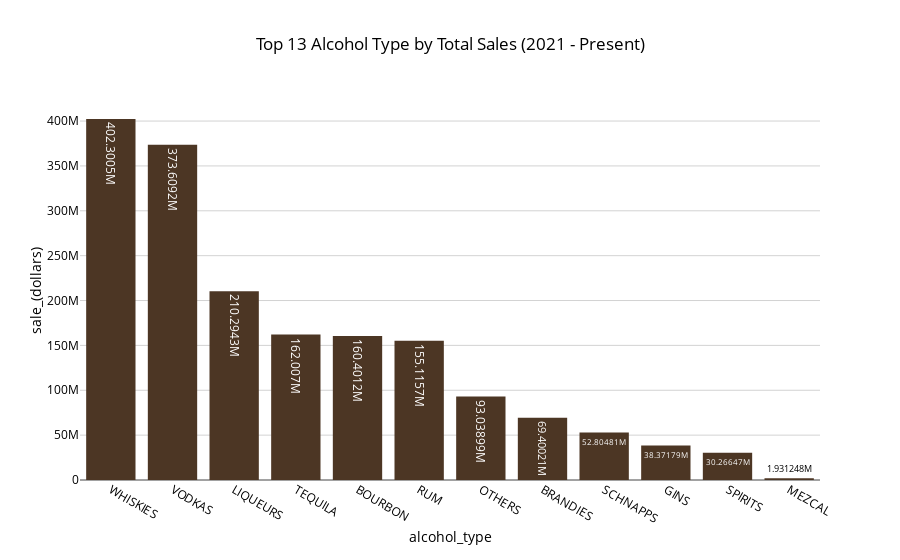

Notebook code for this chart:
### Code cell
# Filter data for 2021 onwards
data_2021_present = data_dt[data_dt["year"] >= 2021]

# Aggregate total sales per alcohol type (2021 - Present) and select the top 13
top_alcohol_type_2021 = data_2021_present.groupby("alcohol_type")["sale_(dollars)"].sum().nlargest(13).reset_index()

# Bar chart showing the top 13 counties by total sales (2021 - Present)
px.bar(top_alcohol_type_2021, x="alcohol_type", y="sale_(dollars)", template="iowa", 
       title="Top 13 Alcohol Type by Total Sales (2021 - Present)", text_auto=True)

### Figure 1 — Plotly figure (JSON) as saved in the notebook; plotly's stock layout.template omitted (floating-point values rounded to 4 significant figures)
{"data": [{"alignmentgroup": "True", "hovertemplate": "alcohol_type=%{x}<br>sale_(dollars)=%{y}<extra></extra>", "legendgroup": "", "marker": {"color": "#4c3624", "pattern": {"shape": ""}}, "name": "", "offsetgroup": "", "orientation": "v", "showlegend": false, "textposition": "auto", "texttemplate": "%{y}", "type": "bar", "x": ["WHISKIES", "VODKAS", "LIQUEURS", "TEQUILA", "BOURBON", "RUM", "OTHERS", "BRANDIES", "SCHNAPPS", "GINS", "SPIRITS", "MEZCAL"], "xaxis": "x", "y": [402300000.0, 373600000.0, 210300000.0, 162000000.0, 160400000.0, 155100000.0, 93040000.0, 69400000.0, 52800000.0, 38370000.0, 30270000.0, 1931000.0], "yaxis": "y"}], "layout": {"barmode": "relative", "legend": {"tracegroupgap": 0}, "title": {"text": "Top 13 Alcohol Type by Total Sales (2021 - Present)"}, "xaxis": {"anchor": "y", "domain": [0, 1], "title": {"text": "alcohol_type"}}, "yaxis": {"anchor": "x", "domain": [0, 1], "title": {"text": "sale_(dollars)"}}}}
